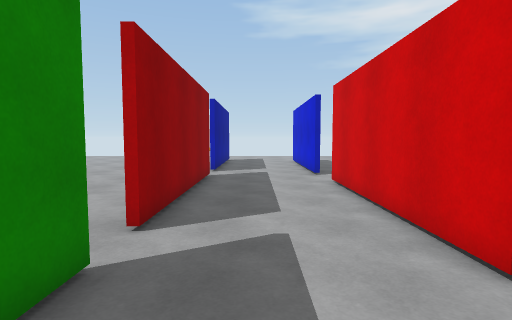
View 1 (above)

24 first-person views from a walk through a 3-D level made in the Unity game engine. The camera is 1.4 m above the floor, tilts 4° down and sees 80° across. The floor is counted in squares, 1 m on a side. Each view is taken from the middle of a square. On the plan, view 1 faces up. The plan holds only what a view shows up to about 14 squares ahead; the rest is blank. The place goes on beyond the plan. The player is left out. Surface patterns are stand-ins for the level's own textures.

View 2
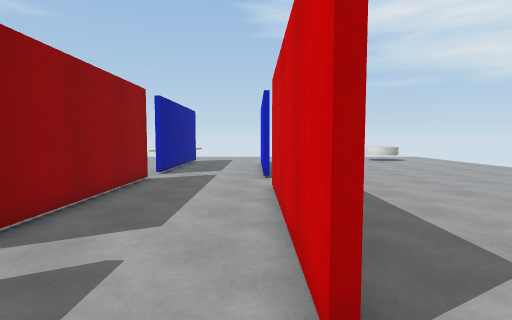

View 3
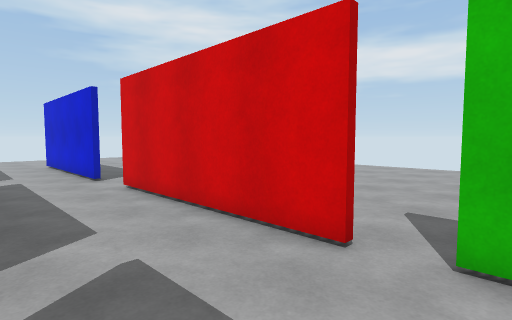

View 4
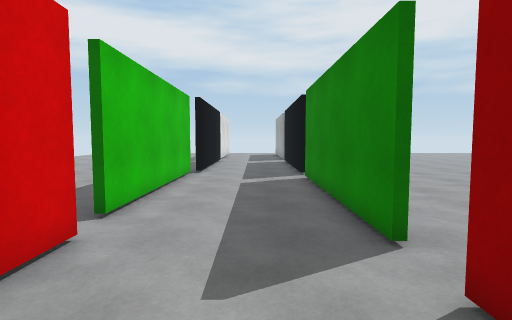

View 5
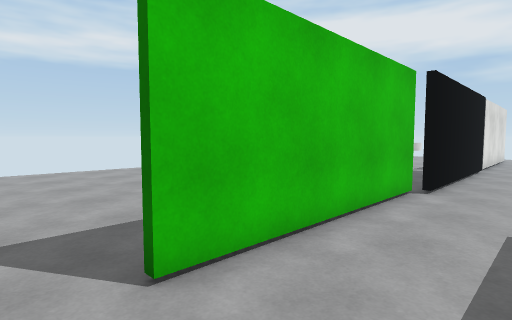

View 6
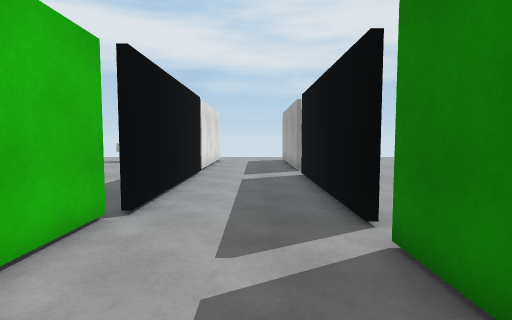

View 7
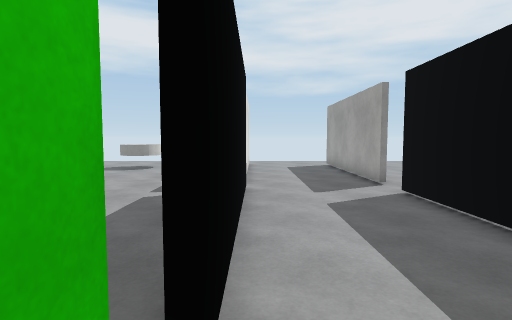

View 8
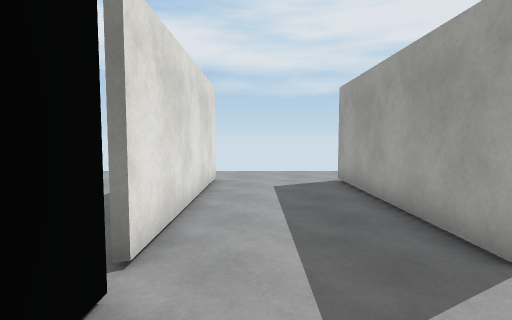

View 9
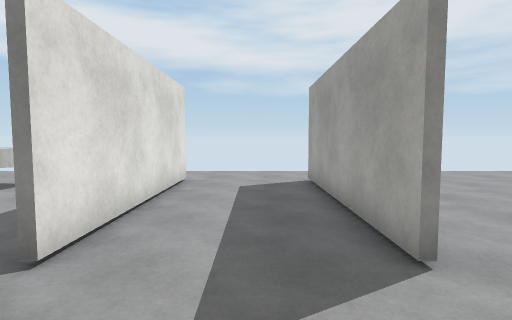

View 10
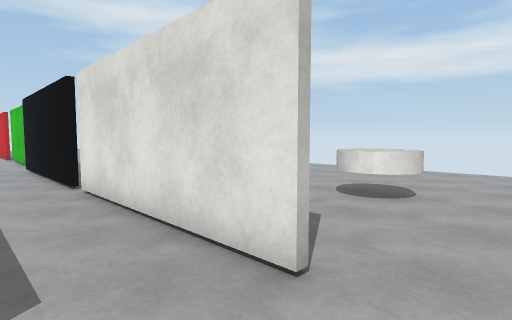

View 11
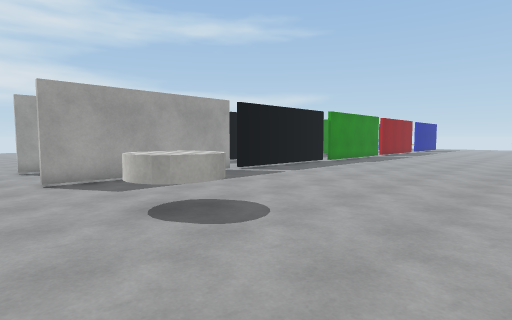

View 12
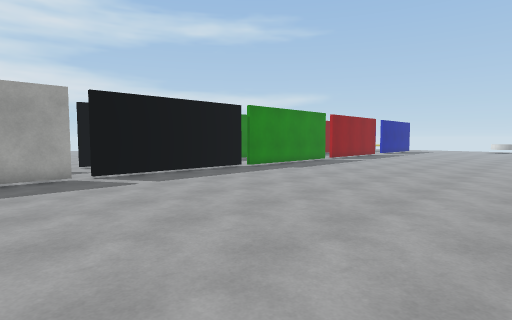

View 13
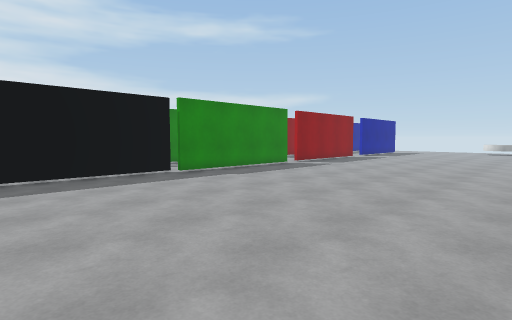

View 14
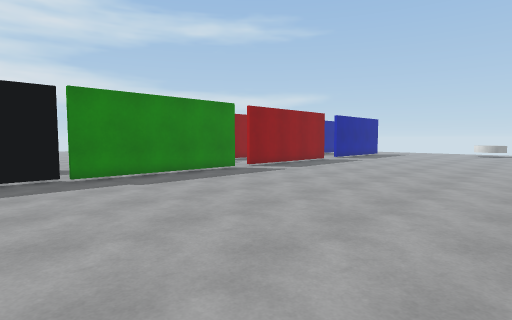

View 15
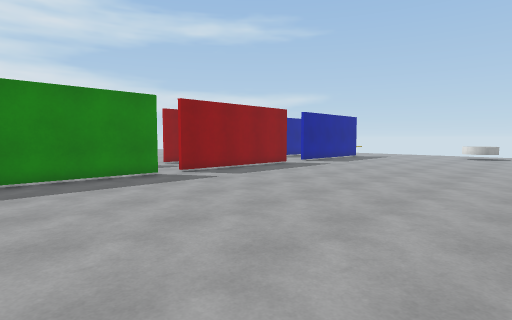

View 16
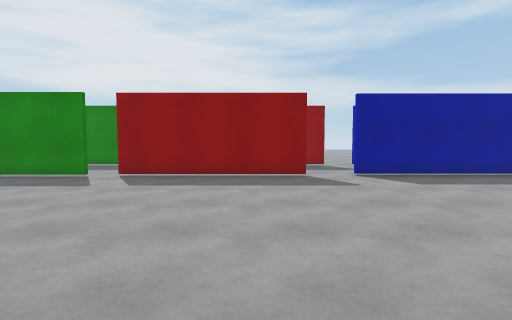

View 17
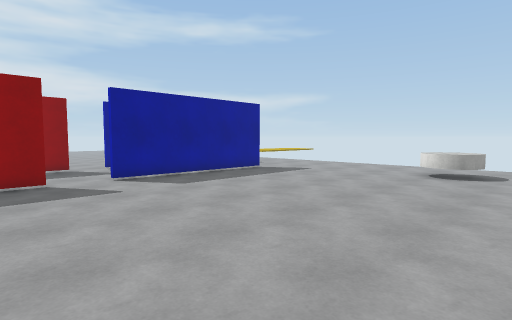

View 18
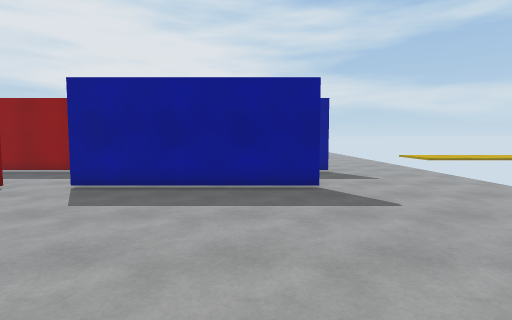

View 19
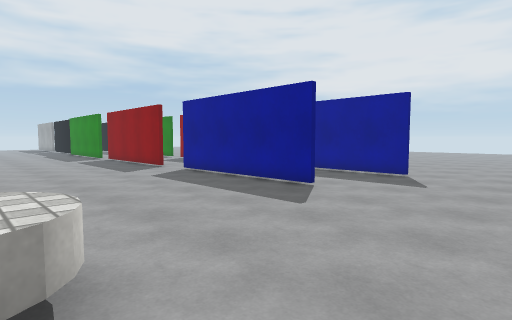

View 20
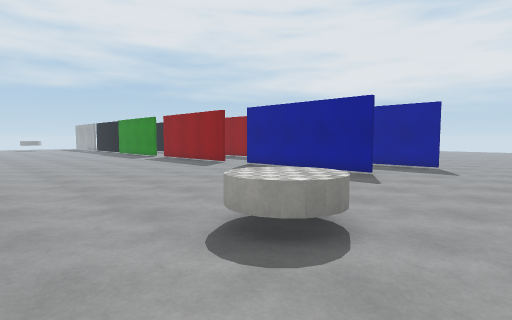

View 21
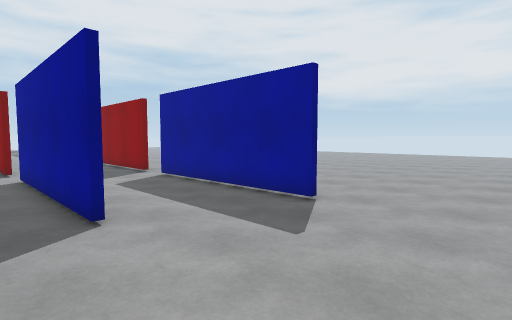

View 22
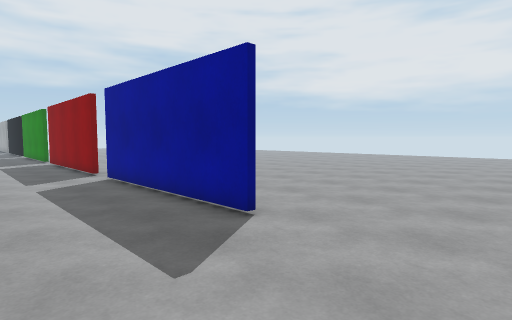

View 23
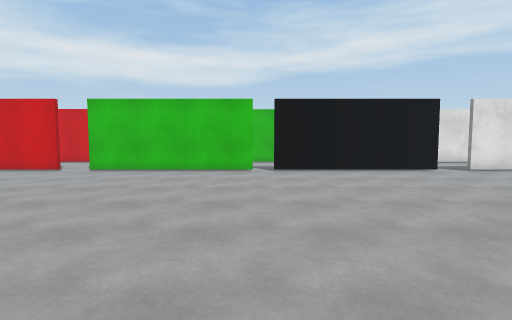

View 24
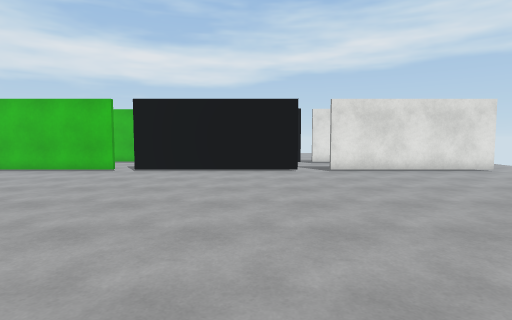

### Floor plan
Key: @ floor where view 1 was taken; # wall or solid block; x gap in a wall; . floor; O other object.
Columns run from 15 left of view 1 to 14 right of it. Each row starts with its distance up from view 1.
 24            ................  .
 23   ..........................
 22 .........................O...
 21 ........................OOO...
 20  ............#...........OO...
 19   ...........#................
 18    ......... #...#............
 17     .......  #...#...........
 16      .....   #...#...........
 15       ...    #...#...........
 14        ...   #...#...........
 13         ..   ....#...........
 12         ...  ....#...........
 11          ..  #...............
 10          ....#...............
  9           ...#....#..........
  8            ..#....#...........
  7            ..#....#..........
  6             .#....#...........
  5           ...#....#...........
  4          .........#...........
  3         .....#....x..........
  2        ......#................
  1      ........#....#...........
  0     .........#.@..#...........
 -1    ..........#....#...........
 -2   ...........#....#...........
 -3   ...........#....#...........
 -4 . ...........x....#...........
 -5   ...........x....#...........
 -6   ...........#...#............
 -7    ..........#...#............
 -8   ...........#...#............
 -9   ...........#...#............
-10 . ...........#...#............
-11   ...........#...#............
-12   ...........x...#............
-13    ..........x...x............
-14     .........#...#...........
-15      ........#...#..........
-16        ......#...# ...........
-17         .....#...# ..........
-18         .....#...#....OO......
-19        ......#...#....OO......
-20       .......#...#....OO......
-21       ...    .................
-22       ...    .............  .

Positions as (right, up) in squares from view 1, and headings:
1: (0, 0), facing up
2: (2, 1), facing up
3: (-1, 1), facing up-right
4: (0, 7), facing down
5: (0, 3), facing down-right
6: (0, 0), facing down
7: (2, -4), facing down
8: (1, -10), facing down
9: (0, -10), facing down
10: (0, -22), facing up-right
11: (13, -22), facing up-left
12: (14, -16), facing up-left
13: (14, -12), facing up-left
14: (14, -8), facing up-left
15: (14, -4), facing up-left
16: (14, 8), facing left
17: (13, 8), facing up-left
18: (11, 17), facing left
19: (10, 24), facing down-left
20: (14, 24), facing down-left
21: (4, 24), facing down-left
22: (2, 24), facing down-left
23: (-15, -4), facing right
24: (-15, -10), facing right
